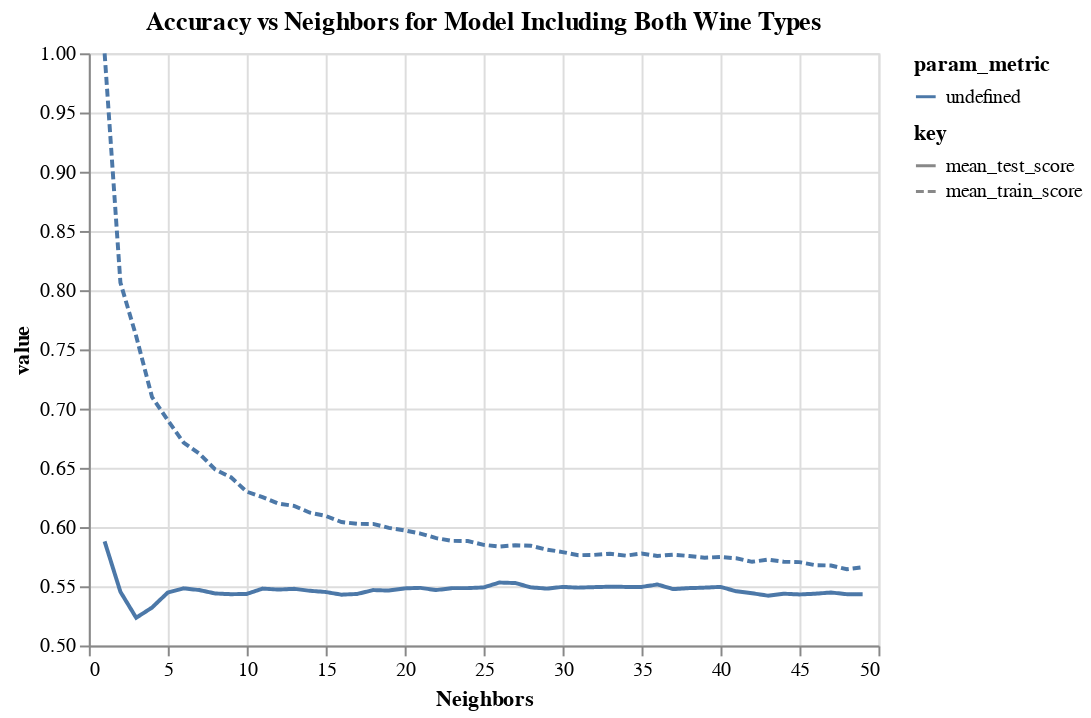

Notebook code for this chart:
### Code cell
accuracies = pd.DataFrame(knn_model.cv_results_)

#this one takes a long time to run bc the param grid from above is set to 50. just wait like 4 min and it'll come thorugh!

cv_plot = (alt.Chart(accuracies, title="Accuracy vs Neighbors for Model Including Both Wine Types")
           .transform_fold(["mean_test_score", "mean_train_score"])
           .mark_line()
           .encode(
                x=alt.X(
                    "param_n_neighbors", 
                    title="Neighbors",
                    scale=alt.Scale(zero=False),
                ),
                y=alt.Y(
                    "value:Q", 
                    scale=alt.Scale(zero=False)
                ),
                strokeDash='key:N',
                color="param_metric:N"
            )
)

cv_plot

### Figure 1 — Vega-Lite specification as saved in the notebook (floating-point values rounded to 4 significant figures)
{"config": {"view": {"continuousWidth": 400, "continuousHeight": 300}}, "data": {"name": "data-3599b5559a00a8d69694b602d985fb73"}, "mark": "line", "encoding": {"color": {"field": "param_metric", "type": "nominal"}, "strokeDash": {"field": "key", "type": "nominal"}, "x": {"field": "param_n_neighbors", "scale": {"zero": false}, "title": "Neighbors", "type": "quantitative"}, "y": {"field": "value", "scale": {"zero": false}, "type": "quantitative"}}, "title": "Accuracy vs Neighbors for Model Including Both Wine Types", "transform": [{"fold": ["mean_test_score", "mean_train_score"]}], "$schema": "https://vega.github.io/schema/vega-lite/v4.17.0.json", "datasets": {"data-3599b5559a00a8d69694b602d985fb73": [{"mean_fit_time": 0.01282, "std_fit_time": 0.001152, "mean_score_time": 0.076, "std_score_time": 0.02277, "param_n_neighbors": 1, "params": {"n_neighbors": 1}, "split0_test_score": 0.6062, "split1_test_score": 0.5631, "split2_test_score": 0.5955, "split3_test_score": 0.5698, "split4_test_score": 0.6047, "mean_test_score": 0.5879, "std_test_score": 0.01798, "rank_test_score": 1, "split0_train_score": 1.0, "split1_train_score": 1.0, "split2_train_score": 1.0, "split3_train_score": 1.0, "split4_train_score": 1.0, "mean_train_score": 1.0, "std_train_score": 0.0}, {"mean_fit_time": 0.01416, "std_fit_time": 0.0003995, "mean_score_time": 0.1271, "std_score_time": 0.01921, "param_n_neighbors": 2, "params": {"n_neighbors": 2}, "split0_test_score": 0.5333, "split1_test_score": 0.5487, "split2_test_score": 0.5544, "split3_test_score": 0.5318, "split4_test_score": 0.5585, "mean_test_score": 0.5454, "std_test_score": 0.0109, "rank_test_score": 32, "split0_train_score": 0.807, "split1_train_score": 0.8004, "split2_train_score": 0.8027, "split3_train_score": 0.8084, "split4_train_score": 0.8135, "mean_train_score": 0.8064, "std_train_score": 0.004574}, {"mean_fit_time": 0.02633, "std_fit_time": 0.01124, "mean_score_time": 0.1393, "std_score_time": 0.01376, "param_n_neighbors": 3, "params": {"n_neighbors": 3}, "split0_test_score": 0.5046, "split1_test_score": 0.521, "split2_test_score": 0.5452, "split3_test_score": 0.5051, "split4_test_score": 0.5411, "mean_test_score": 0.5234, "std_test_score": 0.0172, "rank_test_score": 49, "split0_train_score": 0.7588, "split1_train_score": 0.7621, "split2_train_score": 0.7594, "split3_train_score": 0.7599, "split4_train_score": 0.7653, "mean_train_score": 0.7611, "std_train_score": 0.002377}, {"mean_fit_time": 0.03012, "std_fit_time": 0.01307, "mean_score_time": 0.2022, "std_score_time": 0.06239, "param_n_neighbors": 4, "params": {"n_neighbors": 4}, "split0_test_score": 0.5251, "split1_test_score": 0.5221, "split2_test_score": 0.5493, "split3_test_score": 0.5298, "split4_test_score": 0.5339, "mean_test_score": 0.532, "std_test_score": 0.009522, "rank_test_score": 48, "split0_train_score": 0.7144, "split1_train_score": 0.7082, "split2_train_score": 0.7081, "split3_train_score": 0.7086, "split4_train_score": 0.7099, "mean_train_score": 0.7098, "std_train_score": 0.002372}, {"mean_fit_time": 0.02943, "std_fit_time": 0.0219, "mean_score_time": 0.2105, "std_score_time": 0.09831, "param_n_neighbors": 5, "params": {"n_neighbors": 5}, "split0_test_score": 0.5467, "split1_test_score": 0.5303, "split2_test_score": 0.5575, "split3_test_score": 0.5329, "split4_test_score": 0.5565, "mean_test_score": 0.5447, "std_test_score": 0.01145, "rank_test_score": 35, "split0_train_score": 0.7018, "split1_train_score": 0.6867, "split2_train_score": 0.685, "split3_train_score": 0.6852, "split4_train_score": 0.6919, "mean_train_score": 0.6901, "std_train_score": 0.006363}, {"mean_fit_time": 0.01865, "std_fit_time": 0.009908, "mean_score_time": 0.2742, "std_score_time": 0.0333, "param_n_neighbors": 6, "params": {"n_neighbors": 6}, "split0_test_score": 0.5508, "split1_test_score": 0.5333, "split2_test_score": 0.5626, "split3_test_score": 0.5524, "split4_test_score": 0.5421, "mean_test_score": 0.5482, "std_test_score": 0.009903, "rank_test_score": 20, "split0_train_score": 0.6769, "split1_train_score": 0.6731, "split2_train_score": 0.6644, "split3_train_score": 0.6665, "split4_train_score": 0.6757, "mean_train_score": 0.6713, "std_train_score": 0.004992}, {"mean_fit_time": 0.03751, "std_fit_time": 0.02136, "mean_score_time": 0.2794, "std_score_time": 0.04035, "param_n_neighbors": 7, "params": {"n_neighbors": 7}, "split0_test_score": 0.5446, "split1_test_score": 0.5313, "split2_test_score": 0.576, "split3_test_score": 0.537, "split4_test_score": 0.5452, "mean_test_score": 0.5468, "std_test_score": 0.01547, "rank_test_score": 26, "split0_train_score": 0.6579, "split1_train_score": 0.6646, "split2_train_score": 0.6575, "split3_train_score": 0.6573, "split4_train_score": 0.6721, "mean_train_score": 0.6619, "std_train_score": 0.005807}, {"mean_fit_time": 0.04051, "std_fit_time": 0.02289, "mean_score_time": 0.2713, "std_score_time": 0.02912, "param_n_neighbors": 8, "params": {"n_neighbors": 8}, "split0_test_score": 0.5426, "split1_test_score": 0.5313, "split2_test_score": 0.5513, "split3_test_score": 0.5452, "split4_test_score": 0.5493, "mean_test_score": 0.5439, "std_test_score": 0.007026, "rank_test_score": 37, "split0_train_score": 0.6443, "split1_train_score": 0.6572, "split2_train_score": 0.6426, "split3_train_score": 0.6465, "split4_train_score": 0.6524, "mean_train_score": 0.6486, "std_train_score": 0.005403}, {"mean_fit_time": 0.05997, "std_fit_time": 0.03107, "mean_score_time": 0.2953, "std_score_time": 0.08677, "param_n_neighbors": 9, "params": {"n_neighbors": 9}, "split0_test_score": 0.5395, "split1_test_score": 0.5149, "split2_test_score": 0.5637, "split3_test_score": 0.5452, "split4_test_score": 0.5534, "mean_test_score": 0.5433, "std_test_score": 0.01638, "rank_test_score": 42, "split0_train_score": 0.6356, "split1_train_score": 0.6495, "split2_train_score": 0.6403, "split3_train_score": 0.6349, "split4_train_score": 0.6498, "mean_train_score": 0.642, "std_train_score": 0.006487}, {"mean_fit_time": 0.03585, "std_fit_time": 0.04172, "mean_score_time": 0.3102, "std_score_time": 0.0803, "param_n_neighbors": 10, "params": {"n_neighbors": 10}, "split0_test_score": 0.5426, "split1_test_score": 0.5077, "split2_test_score": 0.5534, "split3_test_score": 0.5626, "split4_test_score": 0.5513, "mean_test_score": 0.5435, "std_test_score": 0.01902, "rank_test_score": 40, "split0_train_score": 0.6264, "split1_train_score": 0.6397, "split2_train_score": 0.6224, "split3_train_score": 0.6308, "split4_train_score": 0.6301, "mean_train_score": 0.6299, "std_train_score": 0.00577}, {"mean_fit_time": 0.01516, "std_fit_time": 0.001602, "mean_score_time": 0.3398, "std_score_time": 0.04431, "param_n_neighbors": 11, "params": {"n_neighbors": 11}, "split0_test_score": 0.5385, "split1_test_score": 0.5231, "split2_test_score": 0.5544, "split3_test_score": 0.5637, "split4_test_score": 0.5606, "mean_test_score": 0.548, "std_test_score": 0.01521, "rank_test_score": 21, "split0_train_score": 0.6225, "split1_train_score": 0.6307, "split2_train_score": 0.6231, "split3_train_score": 0.6239, "split4_train_score": 0.6257, "mean_train_score": 0.6252, "std_train_score": 0.002967}, {"mean_fit_time": 0.05027, "std_fit_time": 0.03364, "mean_score_time": 0.3767, "std_score_time": 0.04188, "param_n_neighbors": 12, "params": {"n_neighbors": 12}, "split0_test_score": 0.5436, "split1_test_score": 0.5138, "split2_test_score": 0.5637, "split3_test_score": 0.5595, "split4_test_score": 0.5554, "mean_test_score": 0.5472, "std_test_score": 0.01798, "rank_test_score": 25, "split0_train_score": 0.6223, "split1_train_score": 0.6241, "split2_train_score": 0.6175, "split3_train_score": 0.618, "split4_train_score": 0.6172, "mean_train_score": 0.6198, "std_train_score": 0.002808}, {"mean_fit_time": 0.03351, "std_fit_time": 0.01681, "mean_score_time": 0.3102, "std_score_time": 0.08779, "param_n_neighbors": 13, "params": {"n_neighbors": 13}, "split0_test_score": 0.5395, "split1_test_score": 0.5272, "split2_test_score": 0.5637, "split3_test_score": 0.5565, "split4_test_score": 0.5524, "mean_test_score": 0.5478, "std_test_score": 0.01297, "rank_test_score": 23, "split0_train_score": 0.6151, "split1_train_score": 0.6241, "split2_train_score": 0.6229, "split3_train_score": 0.6108, "split4_train_score": 0.6165, "mean_train_score": 0.6179, "std_train_score": 0.004958}, {"mean_fit_time": 0.02553, "std_fit_time": 0.0152, "mean_score_time": 0.3051, "std_score_time": 0.02503, "param_n_neighbors": 14, "params": {"n_neighbors": 14}, "split0_test_score": 0.5354, "split1_test_score": 0.5231, "split2_test_score": 0.5647, "split3_test_score": 0.5585, "split4_test_score": 0.5493, "mean_test_score": 0.5462, "std_test_score": 0.0152, "rank_test_score": 30, "split0_train_score": 0.6076, "split1_train_score": 0.6161, "split2_train_score": 0.6183, "split3_train_score": 0.6108, "split4_train_score": 0.6077, "mean_train_score": 0.6121, "std_train_score": 0.004348}, {"mean_fit_time": 0.02773, "std_fit_time": 0.01987, "mean_score_time": 0.3437, "std_score_time": 0.04763, "param_n_neighbors": 15, "params": {"n_neighbors": 15}, "split0_test_score": 0.5446, "split1_test_score": 0.5262, "split2_test_score": 0.5554, "split3_test_score": 0.5503, "split4_test_score": 0.5493, "mean_test_score": 0.5452, "std_test_score": 0.01011, "rank_test_score": 33, "split0_train_score": 0.6061, "split1_train_score": 0.6151, "split2_train_score": 0.6077, "split3_train_score": 0.609, "split4_train_score": 0.609, "mean_train_score": 0.6094, "std_train_score": 0.00304}, {"mean_fit_time": 0.01975, "std_fit_time": 0.01058, "mean_score_time": 0.3874, "std_score_time": 0.02523, "param_n_neighbors": 16, "params": {"n_neighbors": 16}, "split0_test_score": 0.5446, "split1_test_score": 0.521, "split2_test_score": 0.5524, "split3_test_score": 0.5513, "split4_test_score": 0.5452, "mean_test_score": 0.5429, "std_test_score": 0.01138, "rank_test_score": 46, "split0_train_score": 0.601, "split1_train_score": 0.6097, "split2_train_score": 0.6034, "split3_train_score": 0.6085, "split4_train_score": 0.5985, "mean_train_score": 0.6042, "std_train_score": 0.004296}, {"mean_fit_time": 0.01356, "std_fit_time": 0.00162, "mean_score_time": 0.4398, "std_score_time": 0.05498, "param_n_neighbors": 17, "params": {"n_neighbors": 17}, "split0_test_score": 0.5395, "split1_test_score": 0.5262, "split2_test_score": 0.5626, "split3_test_score": 0.5441, "split4_test_score": 0.5452, "mean_test_score": 0.5435, "std_test_score": 0.01171, "rank_test_score": 41, "split0_train_score": 0.6007, "split1_train_score": 0.6069, "split2_train_score": 0.5993, "split3_train_score": 0.6036, "split4_train_score": 0.6031, "mean_train_score": 0.6027, "std_train_score": 0.002613}, {"mean_fit_time": 0.04631, "std_fit_time": 0.03583, "mean_score_time": 0.2891, "std_score_time": 0.06056, "param_n_neighbors": 18, "params": {"n_neighbors": 18}, "split0_test_score": 0.5415, "split1_test_score": 0.5354, "split2_test_score": 0.5575, "split3_test_score": 0.5441, "split4_test_score": 0.5554, "mean_test_score": 0.5468, "std_test_score": 0.008415, "rank_test_score": 27, "split0_train_score": 0.5997, "split1_train_score": 0.6115, "split2_train_score": 0.5988, "split3_train_score": 0.6044, "split4_train_score": 0.5988, "mean_train_score": 0.6026, "std_train_score": 0.004904}, {"mean_fit_time": 0.05406, "std_fit_time": 0.05039, "mean_score_time": 0.33, "std_score_time": 0.01707, "param_n_neighbors": 19, "params": {"n_neighbors": 19}, "split0_test_score": 0.5426, "split1_test_score": 0.5344, "split2_test_score": 0.5544, "split3_test_score": 0.5411, "split4_test_score": 0.5595, "mean_test_score": 0.5464, "std_test_score": 0.009222, "rank_test_score": 29, "split0_train_score": 0.5976, "split1_train_score": 0.6041, "split2_train_score": 0.5975, "split3_train_score": 0.5972, "split4_train_score": 0.6003, "mean_train_score": 0.5993, "std_train_score": 0.002606}, {"mean_fit_time": 0.01616, "std_fit_time": 0.002631, "mean_score_time": 0.298, "std_score_time": 0.07631, "param_n_neighbors": 20, "params": {"n_neighbors": 20}, "split0_test_score": 0.5385, "split1_test_score": 0.5426, "split2_test_score": 0.5678, "split3_test_score": 0.538, "split4_test_score": 0.5544, "mean_test_score": 0.5482, "std_test_score": 0.01142, "rank_test_score": 19, "split0_train_score": 0.5933, "split1_train_score": 0.6043, "split2_train_score": 0.5939, "split3_train_score": 0.5972, "split4_train_score": 0.597, "mean_train_score": 0.5971, "std_train_score": 0.003922}, {"mean_fit_time": 0.04418, "std_fit_time": 0.0494, "mean_score_time": 0.4223, "std_score_time": 0.03868, "param_n_neighbors": 21, "params": {"n_neighbors": 21}, "split0_test_score": 0.5385, "split1_test_score": 0.5477, "split2_test_score": 0.5698, "split3_test_score": 0.5411, "split4_test_score": 0.5462, "mean_test_score": 0.5486, "std_test_score": 0.0111, "rank_test_score": 15, "split0_train_score": 0.592, "split1_train_score": 0.603, "split2_train_score": 0.5903, "split3_train_score": 0.5962, "split4_train_score": 0.5911, "mean_train_score": 0.5945, "std_train_score": 0.004717}, {"mean_fit_time": 0.03092, "std_fit_time": 0.01944, "mean_score_time": 0.348, "std_score_time": 0.05791, "param_n_neighbors": 22, "params": {"n_neighbors": 22}, "split0_test_score": 0.5415, "split1_test_score": 0.5385, "split2_test_score": 0.5616, "split3_test_score": 0.5462, "split4_test_score": 0.5462, "mean_test_score": 0.5468, "std_test_score": 0.007963, "rank_test_score": 28, "split0_train_score": 0.5851, "split1_train_score": 0.5997, "split2_train_score": 0.5898, "split3_train_score": 0.5875, "split4_train_score": 0.5913, "mean_train_score": 0.5907, "std_train_score": 0.004984}, {"mean_fit_time": 0.02194, "std_fit_time": 0.01205, "mean_score_time": 0.3917, "std_score_time": 0.04164, "param_n_neighbors": 23, "params": {"n_neighbors": 23}, "split0_test_score": 0.5508, "split1_test_score": 0.5405, "split2_test_score": 0.5565, "split3_test_score": 0.5452, "split4_test_score": 0.5493, "mean_test_score": 0.5484, "std_test_score": 0.005368, "rank_test_score": 18, "split0_train_score": 0.5835, "split1_train_score": 0.5964, "split2_train_score": 0.5877, "split3_train_score": 0.5872, "split4_train_score": 0.587, "mean_train_score": 0.5884, "std_train_score": 0.004264}, {"mean_fit_time": 0.02857, "std_fit_time": 0.01248, "mean_score_time": 0.4073, "std_score_time": 0.07307, "param_n_neighbors": 24, "params": {"n_neighbors": 24}, "split0_test_score": 0.5405, "split1_test_score": 0.5436, "split2_test_score": 0.5575, "split3_test_score": 0.5524, "split4_test_score": 0.5483, "mean_test_score": 0.5484, "std_test_score": 0.006062, "rank_test_score": 17, "split0_train_score": 0.5787, "split1_train_score": 0.5961, "split2_train_score": 0.5903, "split3_train_score": 0.5865, "split4_train_score": 0.5898, "mean_train_score": 0.5883, "std_train_score": 0.00572}, {"mean_fit_time": 0.02225, "std_fit_time": 0.01414, "mean_score_time": 0.421, "std_score_time": 0.03642, "param_n_neighbors": 25, "params": {"n_neighbors": 25}, "split0_test_score": 0.5456, "split1_test_score": 0.5405, "split2_test_score": 0.5534, "split3_test_score": 0.5524, "split4_test_score": 0.5534, "mean_test_score": 0.5491, "std_test_score": 0.00516, "rank_test_score": 11, "split0_train_score": 0.5833, "split1_train_score": 0.5897, "split2_train_score": 0.5823, "split3_train_score": 0.5895, "split4_train_score": 0.58, "mean_train_score": 0.585, "std_train_score": 0.003927}, {"mean_fit_time": 0.01755, "std_fit_time": 0.007318, "mean_score_time": 0.4122, "std_score_time": 0.06372, "param_n_neighbors": 26, "params": {"n_neighbors": 26}, "split0_test_score": 0.5508, "split1_test_score": 0.5477, "split2_test_score": 0.5575, "split3_test_score": 0.5565, "split4_test_score": 0.5534, "mean_test_score": 0.5532, "std_test_score": 0.003617, "rank_test_score": 2, "split0_train_score": 0.5828, "split1_train_score": 0.5917, "split2_train_score": 0.579, "split3_train_score": 0.5847, "split4_train_score": 0.5795, "mean_train_score": 0.5835, "std_train_score": 0.004596}, {"mean_fit_time": 0.04778, "std_fit_time": 0.01434, "mean_score_time": 0.4607, "std_score_time": 0.06356, "param_n_neighbors": 27, "params": {"n_neighbors": 27}, "split0_test_score": 0.5508, "split1_test_score": 0.5436, "split2_test_score": 0.5626, "split3_test_score": 0.5606, "split4_test_score": 0.5462, "mean_test_score": 0.5528, "std_test_score": 0.00761, "rank_test_score": 3, "split0_train_score": 0.5833, "split1_train_score": 0.5923, "split2_train_score": 0.5823, "split3_train_score": 0.5854, "split4_train_score": 0.5798, "mean_train_score": 0.5846, "std_train_score": 0.004225}, {"mean_fit_time": 0.0405, "std_fit_time": 0.05012, "mean_score_time": 0.3378, "std_score_time": 0.1304, "param_n_neighbors": 28, "params": {"n_neighbors": 28}, "split0_test_score": 0.5528, "split1_test_score": 0.5385, "split2_test_score": 0.5534, "split3_test_score": 0.5565, "split4_test_score": 0.5441, "mean_test_score": 0.5491, "std_test_score": 0.006696, "rank_test_score": 12, "split0_train_score": 0.5835, "split1_train_score": 0.5943, "split2_train_score": 0.5788, "split3_train_score": 0.5834, "split4_train_score": 0.5808, "mean_train_score": 0.5842, "std_train_score": 0.005372}, {"mean_fit_time": 0.02844, "std_fit_time": 0.01856, "mean_score_time": 0.2754, "std_score_time": 0.06553, "param_n_neighbors": 29, "params": {"n_neighbors": 29}, "split0_test_score": 0.5538, "split1_test_score": 0.5456, "split2_test_score": 0.5503, "split3_test_score": 0.5524, "split4_test_score": 0.538, "mean_test_score": 0.548, "std_test_score": 0.005733, "rank_test_score": 22, "split0_train_score": 0.5787, "split1_train_score": 0.5902, "split2_train_score": 0.5759, "split3_train_score": 0.5818, "split4_train_score": 0.5782, "mean_train_score": 0.581, "std_train_score": 0.004981}, {"mean_fit_time": 0.02245, "std_fit_time": 0.01698, "mean_score_time": 0.3592, "std_score_time": 0.09166, "param_n_neighbors": 30, "params": {"n_neighbors": 30}, "split0_test_score": 0.56, "split1_test_score": 0.5426, "split2_test_score": 0.5534, "split3_test_score": 0.5554, "split4_test_score": 0.5359, "mean_test_score": 0.5495, "std_test_score": 0.008863, "rank_test_score": 9, "split0_train_score": 0.5774, "split1_train_score": 0.5838, "split2_train_score": 0.5744, "split3_train_score": 0.5775, "split4_train_score": 0.5813, "mean_train_score": 0.5789, "std_train_score": 0.003297}, {"mean_fit_time": 0.0377, "std_fit_time": 0.03222, "mean_score_time": 0.3676, "std_score_time": 0.07711, "param_n_neighbors": 31, "params": {"n_neighbors": 31}, "split0_test_score": 0.5508, "split1_test_score": 0.5374, "split2_test_score": 0.5647, "split3_test_score": 0.5565, "split4_test_score": 0.5349, "mean_test_score": 0.5489, "std_test_score": 0.01129, "rank_test_score": 14, "split0_train_score": 0.5761, "split1_train_score": 0.5838, "split2_train_score": 0.5698, "split3_train_score": 0.5754, "split4_train_score": 0.5762, "mean_train_score": 0.5763, "std_train_score": 0.004457}, {"mean_fit_time": 0.03022, "std_fit_time": 0.01526, "mean_score_time": 0.4086, "std_score_time": 0.02094, "param_n_neighbors": 32, "params": {"n_neighbors": 32}, "split0_test_score": 0.5508, "split1_test_score": 0.5374, "split2_test_score": 0.5688, "split3_test_score": 0.5534, "split4_test_score": 0.5359, "mean_test_score": 0.5493, "std_test_score": 0.01198, "rank_test_score": 10, "split0_train_score": 0.5697, "split1_train_score": 0.5838, "split2_train_score": 0.5721, "split3_train_score": 0.5741, "split4_train_score": 0.5829, "mean_train_score": 0.5765, "std_train_score": 0.005748}, {"mean_fit_time": 0.0408, "std_fit_time": 0.03481, "mean_score_time": 0.3495, "std_score_time": 0.05398, "param_n_neighbors": 33, "params": {"n_neighbors": 33}, "split0_test_score": 0.5559, "split1_test_score": 0.5385, "split2_test_score": 0.5637, "split3_test_score": 0.5483, "split4_test_score": 0.5421, "mean_test_score": 0.5497, "std_test_score": 0.009158, "rank_test_score": 5, "split0_train_score": 0.5771, "split1_train_score": 0.5835, "split2_train_score": 0.5723, "split3_train_score": 0.5741, "split4_train_score": 0.5803, "mean_train_score": 0.5775, "std_train_score": 0.004053}, {"mean_fit_time": 0.04707, "std_fit_time": 0.03184, "mean_score_time": 0.4431, "std_score_time": 0.1391, "param_n_neighbors": 34, "params": {"n_neighbors": 34}, "split0_test_score": 0.5497, "split1_test_score": 0.5385, "split2_test_score": 0.5729, "split3_test_score": 0.5513, "split4_test_score": 0.5349, "mean_test_score": 0.5495, "std_test_score": 0.01331, "rank_test_score": 7, "split0_train_score": 0.5745, "split1_train_score": 0.5825, "split2_train_score": 0.5652, "split3_train_score": 0.5752, "split4_train_score": 0.5821, "mean_train_score": 0.5759, "std_train_score": 0.006318}, {"mean_fit_time": 0.04937, "std_fit_time": 0.04441, "mean_score_time": 0.3338, "std_score_time": 0.05648, "param_n_neighbors": 35, "params": {"n_neighbors": 35}, "split0_test_score": 0.5497, "split1_test_score": 0.5395, "split2_test_score": 0.5719, "split3_test_score": 0.5493, "split4_test_score": 0.537, "mean_test_score": 0.5495, "std_test_score": 0.01231, "rank_test_score": 8, "split0_train_score": 0.5769, "split1_train_score": 0.5812, "split2_train_score": 0.5711, "split3_train_score": 0.577, "split4_train_score": 0.5821, "mean_train_score": 0.5776, "std_train_score": 0.003923}, {"mean_fit_time": 0.04837, "std_fit_time": 0.04211, "mean_score_time": 0.2906, "std_score_time": 0.09079, "param_n_neighbors": 36, "params": {"n_neighbors": 36}, "split0_test_score": 0.5538, "split1_test_score": 0.5374, "split2_test_score": 0.5688, "split3_test_score": 0.5534, "split4_test_score": 0.5441, "mean_test_score": 0.5515, "std_test_score": 0.01058, "rank_test_score": 4, "split0_train_score": 0.5697, "split1_train_score": 0.5822, "split2_train_score": 0.568, "split3_train_score": 0.5767, "split4_train_score": 0.5816, "mean_train_score": 0.5756, "std_train_score": 0.005904}, {"mean_fit_time": 0.02496, "std_fit_time": 0.02273, "mean_score_time": 0.4453, "std_score_time": 0.0945, "param_n_neighbors": 37, "params": {"n_neighbors": 37}, "split0_test_score": 0.5446, "split1_test_score": 0.5374, "split2_test_score": 0.5637, "split3_test_score": 0.5513, "split4_test_score": 0.5411, "mean_test_score": 0.5476, "std_test_score": 0.009237, "rank_test_score": 24, "split0_train_score": 0.5743, "split1_train_score": 0.5804, "split2_train_score": 0.5693, "split3_train_score": 0.5775, "split4_train_score": 0.5818, "mean_train_score": 0.5767, "std_train_score": 0.004519}, {"mean_fit_time": 0.02704, "std_fit_time": 0.01684, "mean_score_time": 0.375, "std_score_time": 0.06147, "param_n_neighbors": 38, "params": {"n_neighbors": 38}, "split0_test_score": 0.5354, "split1_test_score": 0.5426, "split2_test_score": 0.5678, "split3_test_score": 0.5483, "split4_test_score": 0.5483, "mean_test_score": 0.5484, "std_test_score": 0.01076, "rank_test_score": 16, "split0_train_score": 0.573, "split1_train_score": 0.5861, "split2_train_score": 0.5616, "split3_train_score": 0.577, "split4_train_score": 0.5803, "mean_train_score": 0.5756, "std_train_score": 0.008217}, {"mean_fit_time": 0.02453, "std_fit_time": 0.01479, "mean_score_time": 0.3854, "std_score_time": 0.02328, "param_n_neighbors": 39, "params": {"n_neighbors": 39}, "split0_test_score": 0.5385, "split1_test_score": 0.5385, "split2_test_score": 0.577, "split3_test_score": 0.5472, "split4_test_score": 0.5431, "mean_test_score": 0.5489, "std_test_score": 0.01445, "rank_test_score": 13, "split0_train_score": 0.5717, "split1_train_score": 0.5774, "split2_train_score": 0.5626, "split3_train_score": 0.5772, "split4_train_score": 0.5818, "mean_train_score": 0.5741, "std_train_score": 0.006607}, {"mean_fit_time": 0.02623, "std_fit_time": 0.01542, "mean_score_time": 0.374, "std_score_time": 0.1608, "param_n_neighbors": 40, "params": {"n_neighbors": 40}, "split0_test_score": 0.5497, "split1_test_score": 0.5333, "split2_test_score": 0.576, "split3_test_score": 0.5493, "split4_test_score": 0.539, "mean_test_score": 0.5495, "std_test_score": 0.01464, "rank_test_score": 6, "split0_train_score": 0.5725, "split1_train_score": 0.5774, "split2_train_score": 0.5646, "split3_train_score": 0.5747, "split4_train_score": 0.5844, "mean_train_score": 0.5747, "std_train_score": 0.006437}, {"mean_fit_time": 0.03411, "std_fit_time": 0.01607, "mean_score_time": 0.3345, "std_score_time": 0.06062, "param_n_neighbors": 41, "params": {"n_neighbors": 41}, "split0_test_score": 0.5395, "split1_test_score": 0.5323, "split2_test_score": 0.5739, "split3_test_score": 0.5421, "split4_test_score": 0.5411, "mean_test_score": 0.5458, "std_test_score": 0.01448, "rank_test_score": 31, "split0_train_score": 0.5684, "split1_train_score": 0.5753, "split2_train_score": 0.5677, "split3_train_score": 0.5752, "split4_train_score": 0.5816, "mean_train_score": 0.5736, "std_train_score": 0.005114}, {"mean_fit_time": 0.02074, "std_fit_time": 0.01509, "mean_score_time": 0.4155, "std_score_time": 0.1378, "param_n_neighbors": 42, "params": {"n_neighbors": 42}, "split0_test_score": 0.5467, "split1_test_score": 0.5374, "split2_test_score": 0.5678, "split3_test_score": 0.539, "split4_test_score": 0.5298, "mean_test_score": 0.5441, "std_test_score": 0.01298, "rank_test_score": 36, "split0_train_score": 0.5684, "split1_train_score": 0.5771, "split2_train_score": 0.5621, "split3_train_score": 0.5688, "split4_train_score": 0.577, "mean_train_score": 0.5707, "std_train_score": 0.005722}, {"mean_fit_time": 0.02823, "std_fit_time": 0.02436, "mean_score_time": 0.5263, "std_score_time": 0.05424, "param_n_neighbors": 43, "params": {"n_neighbors": 43}, "split0_test_score": 0.5426, "split1_test_score": 0.5354, "split2_test_score": 0.5678, "split3_test_score": 0.5308, "split4_test_score": 0.5339, "mean_test_score": 0.5421, "std_test_score": 0.01341, "rank_test_score": 47, "split0_train_score": 0.571, "split1_train_score": 0.5776, "split2_train_score": 0.5639, "split3_train_score": 0.5713, "split4_train_score": 0.579, "mean_train_score": 0.5726, "std_train_score": 0.005418}, {"mean_fit_time": 0.02693, "std_fit_time": 0.01786, "mean_score_time": 0.311, "std_score_time": 0.06546, "param_n_neighbors": 44, "params": {"n_neighbors": 44}, "split0_test_score": 0.5415, "split1_test_score": 0.5426, "split2_test_score": 0.5678, "split3_test_score": 0.5421, "split4_test_score": 0.5246, "mean_test_score": 0.5437, "std_test_score": 0.01379, "rank_test_score": 39, "split0_train_score": 0.5699, "split1_train_score": 0.5743, "split2_train_score": 0.56, "split3_train_score": 0.5721, "split4_train_score": 0.5772, "mean_train_score": 0.5707, "std_train_score": 0.005861}, {"mean_fit_time": 0.01396, "std_fit_time": 0.001669, "mean_score_time": 0.4509, "std_score_time": 0.1174, "param_n_neighbors": 45, "params": {"n_neighbors": 45}, "split0_test_score": 0.5333, "split1_test_score": 0.5395, "split2_test_score": 0.5667, "split3_test_score": 0.5441, "split4_test_score": 0.5318, "mean_test_score": 0.5431, "std_test_score": 0.01261, "rank_test_score": 45, "split0_train_score": 0.5712, "split1_train_score": 0.571, "split2_train_score": 0.559, "split3_train_score": 0.5741, "split4_train_score": 0.5767, "mean_train_score": 0.5704, "std_train_score": 0.006076}, {"mean_fit_time": 0.01785, "std_fit_time": 0.009838, "mean_score_time": 0.4548, "std_score_time": 0.03903, "param_n_neighbors": 46, "params": {"n_neighbors": 46}, "split0_test_score": 0.5364, "split1_test_score": 0.5415, "split2_test_score": 0.5667, "split3_test_score": 0.5452, "split4_test_score": 0.5287, "mean_test_score": 0.5437, "std_test_score": 0.01276, "rank_test_score": 38, "split0_train_score": 0.5712, "split1_train_score": 0.5692, "split2_train_score": 0.5541, "split3_train_score": 0.5711, "split4_train_score": 0.5736, "mean_train_score": 0.5678, "std_train_score": 0.006999}, {"mean_fit_time": 0.02474, "std_fit_time": 0.0226, "mean_score_time": 0.4246, "std_score_time": 0.1257, "param_n_neighbors": 47, "params": {"n_neighbors": 47}, "split0_test_score": 0.5385, "split1_test_score": 0.5364, "split2_test_score": 0.5749, "split3_test_score": 0.5431, "split4_test_score": 0.5308, "mean_test_score": 0.5447, "std_test_score": 0.01561, "rank_test_score": 34, "split0_train_score": 0.572, "split1_train_score": 0.5679, "split2_train_score": 0.5521, "split3_train_score": 0.5744, "split4_train_score": 0.5713, "mean_train_score": 0.5675, "std_train_score": 0.008002}, {"mean_fit_time": 0.05765, "std_fit_time": 0.05571, "mean_score_time": 0.239, "std_score_time": 0.02919, "param_n_neighbors": 48, "params": {"n_neighbors": 48}, "split0_test_score": 0.5374, "split1_test_score": 0.5333, "split2_test_score": 0.5719, "split3_test_score": 0.5462, "split4_test_score": 0.5277, "mean_test_score": 0.5433, "std_test_score": 0.0155, "rank_test_score": 44, "split0_train_score": 0.5666, "split1_train_score": 0.5656, "split2_train_score": 0.5523, "split3_train_score": 0.568, "split4_train_score": 0.5693, "mean_train_score": 0.5643, "std_train_score": 0.006136}, {"mean_fit_time": 0.02165, "std_fit_time": 0.01569, "mean_score_time": 0.3769, "std_score_time": 0.121, "param_n_neighbors": 49, "params": {"n_neighbors": 49}, "split0_test_score": 0.5354, "split1_test_score": 0.5333, "split2_test_score": 0.576, "split3_test_score": 0.5421, "split4_test_score": 0.5298, "mean_test_score": 0.5433, "std_test_score": 0.01682, "rank_test_score": 43, "split0_train_score": 0.5676, "split1_train_score": 0.5674, "split2_train_score": 0.5567, "split3_train_score": 0.5677, "split4_train_score": 0.5711, "mean_train_score": 0.5661, "std_train_score": 0.004891}]}}
